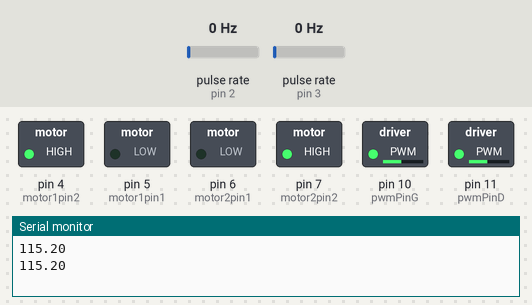
Bench run of a sketch on a simulated Arduino Uno, built with avr-gcc and run on an emulated ATmega328P. On the bench: switched loads named in the sketch (green lamp = pin HIGH), the last lines printed to the serial monitor. Wiring (inferred from the names in the program): 2 × pulse sensor: data pin 2 / data pin 3. The test bench sets the inputs (shaded band); at power-on: pulse rate (sensors on pin 3, pin 2) 0 Hz.

Above: at 1.2 s.
1.3 s: pulse rate (sensor on pin 3) set to 150 Hz
At 2.8 s:
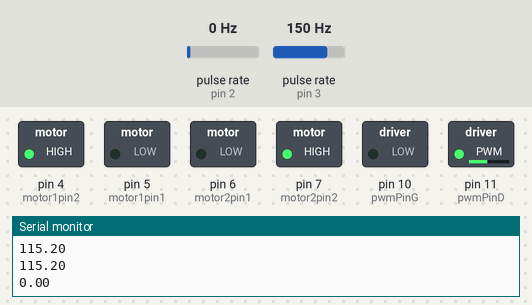
4.3 s: pulse rate (sensor on pin 2) set to 50 Hz
At 5.8 s:
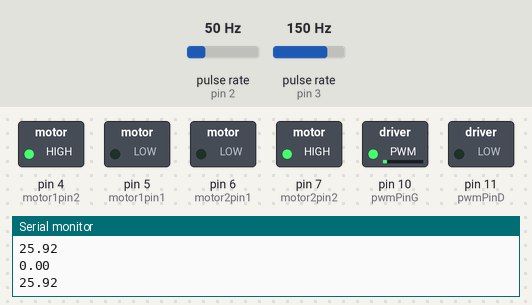
7.3 s: pulse rate (sensor on pin 3) set to 4 Hz
10.3 s: pulse rate (sensor on pin 2) set to 31 Hz
13.3 s: pulse rate (sensor on pin 2) set to 25 Hz
At 16.0 s:
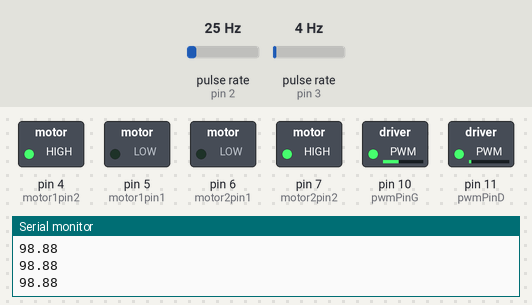
16.3 s: pulse rate (sensor on pin 3) set to 196 Hz
Timing chart, 0 to 20.3 s (numbered marks = the images above; inputs shaded):
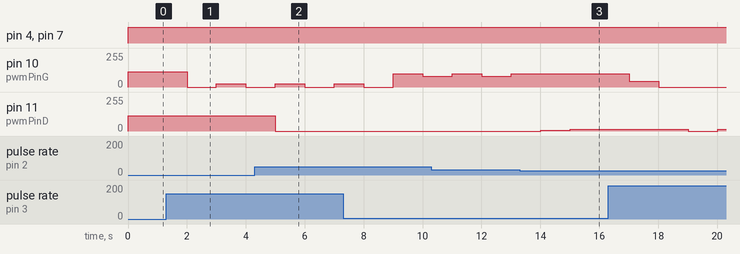

Measured:
- the behaviour switches between 28 and 27 Hz on pulse rate (sensor on pin 2) (found by bisection; images 2 and 3)
- after the input at 1.3 s, pin 10 (pwmPinG): 115/255 → 0/255 after 0.70 s, → 25/255 1.0 s later, → 0/255 1.0 s later
- after the input at 4.3 s, pin 11 (pwmPinD): 115/255 → 0/255 after 0.71 s
- after the input at 13.3 s, pin 11 (pwmPinD): 0/255 → 5/255 after 0.71 s, → 13/255 1.0 s later

The sketch:

PID_3.ino
```cpp
#define Kp 0.96
#define Ki 200
#define Kd 0.01

double setpoint1 = 50.0;
double setpoint2 = 50.0;
double input1 = 0.0;
double input2 = 0.0;
double error1, error2, previous_error1, previous_error2;
double integral1, integral2, derivative1, derivative2;
double output1, output2;
unsigned long previous_time, current_time;

//Moteur
int motor1pin1 = 5;
int motor1pin2 = 4;
int motor2pin1 = 6;
int motor2pin2 = 7;
int pwmPinD = 11;
int pwmPinG = 10;

#define encoder_G 3
#define encoder_D 2

int INTEGRAL_WINDUP_LIMIT = 30;

unsigned int rpm_G;
volatile byte pulses_G;
unsigned long TIME_G;
unsigned int pulse_per_turn_G = 3;
//depends on the number of slots on the slotted disc
unsigned int rpm_D;
volatile byte pulses_D;
unsigned long TIME_D;
unsigned int pulse_per_turn_D = 3;
//depends on the number of slots on the slotted disc

bool arriereG = false;
bool arriereD = false;

void countG(){
  // counting the number of pulses for calculation of rpm
  pulses_G++;
}
void countD(){
  // counting the number of pulses for calculation of rpm
  pulses_D++;
}


double alpha = 0.1; // Adjust this value to control the filter strength
double filtered_input1 = 0.0;

void setup() {
  Serial.begin(9600);
  //reset all to 0
  rpm_G = 0;
  pulses_G = 0;
  TIME_G = 0;
  rpm_D = 0;
  pulses_D = 0;
  TIME_D = 0;

  // Initialize the setpoint and input variables
  setpoint1 = 120;
  setpoint2 = 120;
  input1 = 0;
  input2 = 0;

  // Initialize the output to 0
  output1 = 0;
  output2 = 0;


  pinMode(motor1pin1, OUTPUT);
  pinMode(motor1pin2, OUTPUT);
  pinMode(motor2pin1, OUTPUT);
  pinMode(motor2pin2, OUTPUT);

  pinMode(pwmPinD, OUTPUT);
  pinMode(pwmPinG, OUTPUT);

  pinMode(encoder_G, INPUT);// setting up encoder pin as input
  pinMode(encoder_D, INPUT);
  //triggering count function everytime the encoder turns from HIGH to LOW
  attachInterrupt(digitalPinToInterrupt(encoder_G), countG, CHANGE);
  attachInterrupt(digitalPinToInterrupt(encoder_D), countD, CHANGE);
}

void loop() {
  calculateRPM_G();
  calculateRPM_D();

  input1 = rpmToPwmG(rpm_G);
  input2 = rpmToPwmD(rpm_D);

  //Serial.println("inputs : ");
  //Serial.println(input1);
  //Serial.println(input2);

  //input1 = lowPassFilter(input1);
  //input2 = lowPassFilter(input2);

  //Serial.println("inputs modified : ");
  //Serial.println(input1);
  //Serial.println(input2);

  //Serial.println("setpoint : ");
  //Serial.println(setpoint1);
  //Serial.println(setpoint2);

  // Calculate errors
  error1 = setpoint1 - input1;
  error2 = setpoint2 - input2;

  // Calculate elapsed time
  current_time = millis();
  double elapsed_time = (current_time - previous_time) / 1000.0;

  // Calculate integrals
  integral1 += error1 * elapsed_time;
  integral2 += error2 * elapsed_time;

  //Anti-windup
  integral1 = clamp(integral1, 0, INTEGRAL_WINDUP_LIMIT);
  integral2 = clamp(integral2, 0, INTEGRAL_WINDUP_LIMIT);

  // Calculate derivatives
  derivative1 = (error1 - previous_error1) / elapsed_time;
  derivative2 = (error2 -  previous_error2) / elapsed_time;

  //Serial.println("derivative : ");
  //Serial.println(derivative1);
  //Serial.println(derivative2);

  //Serial.println("integral : ");
  //Serial.println(integral1);
  //Serial.println(integral2);

  //Serial.println("proportional : ");
  //Serial.println(Kp*error1);
  //Serial.println(Kp*error2);


  // Calculate outputs
  output1 = Kp * error1 + Ki * integral1 + Kd * derivative1;
  output2 = Kp * error2 + Ki * integral2 + Kd * derivative2;

  output1 = Kp * error1 ;
  output2 = Kp * error2 ;


  output1 = constrain(output1, 0, 255);
  output2 = constrain(output2, 0, 255);
  // Use outputs to adjust motors

  //Serial.println("outputs : ");
  Serial.println(output1);
  //Serial.println(output2);

  avanceGauche(output1);
  avanceDroite(output2);


  // Store current errors and time for next iteration
  previous_error1 = error1;
  previous_error2 = error2;
  previous_time = current_time;


  delay(1000);

}


//Fonction moteur avance
void avanceGauche(int val){
  if (val >= 0) {
    digitalWrite(motor1pin1, LOW);
    digitalWrite(motor1pin2, HIGH);
    analogWrite(pwmPinG,val);
    arriereG = false;
  } else {
    digitalWrite(motor1pin1, HIGH);
    digitalWrite(motor1pin2, LOW);
    analogWrite(pwmPinG,val);
    arriereG = true;
  }
}

void avanceDroite(int val){
  if (val >= 0) {
    digitalWrite(motor2pin1, LOW);
    digitalWrite(motor2pin2, HIGH);
    analogWrite(pwmPinD,val);
    arriereD = false;
  } else {
    digitalWrite(motor2pin1, HIGH);
    digitalWrite(motor2pin2, LOW);
    analogWrite(pwmPinD,val);
    arriereD = true;
  }
}


void calculateRPM_G(){
  if (millis() - TIME_G >= 100){ // updating every 0.1 second
    detachInterrupt(digitalPinToInterrupt(encoder_G)); // turn off trigger
    //calcuate for rpm
    rpm_G = (60 *100 / pulse_per_turn_G)/ (millis() - TIME_G) * pulses_G;
    TIME_G = millis();
    pulses_G = 0;
    //print output
    //Serial.print("RPM G: ");
    //Serial.println(rpm_G);
    //trigger count function everytime the encoder turns from HIGH to LOW
    attachInterrupt(digitalPinToInterrupt(encoder_G), countG, CHANGE);
  }
}

void calculateRPM_D(){
  if (millis() - TIME_D >= 100){ // updating every 0.1 second
    detachInterrupt(digitalPinToInterrupt(encoder_D)); // turn off trigger
    //calcuate for rpm
    rpm_D = (60 *100 / pulse_per_turn_D)/ (millis() - TIME_D) * pulses_D;
    TIME_D = millis();
    pulses_D = 0;
    //print output
    //Serial.print("RPM D: ");
    //Serial.println(rpm_D);
    //trigger count function everytime the encoder turns from HIGH to LOW
    attachInterrupt(digitalPinToInterrupt(encoder_D), countD, CHANGE);
  }
}


int rpmToPwmG(float rpm) {
  // Calculate the duty cycle required to achieve the desired RPM
  float dutyCycle = (rpm / 60.0) * 255.0 / 2;

  // Return the duty cycle as an integer
  if (arriereG ==true){
    return -(int) dutyCycle;
  } else {
    return (int) dutyCycle;
  }
}

int rpmToPwmD(float rpm) {
  // Calculate the duty cycle required to achieve the desired RPM
  float dutyCycle = (rpm / 60.0) * 255.0 / 2;

  // Return the duty cycle as an integer
  if (arriereD==true){
    return -(int) dutyCycle;
  } else {
    return (int) dutyCycle;
  }
}


// Windup guard for integral term
float clamp(float value, float min, float max) {
  if (value < min) return min;
  if (value > max) return max;
  return value;
}


double lowPassFilter(double input1) {
  // Calculate the filtered input for motor 1
  filtered_input1 = alpha * input1 + (1.0 - alpha) * filtered_input1;
  return filtered_input1;
}
```
